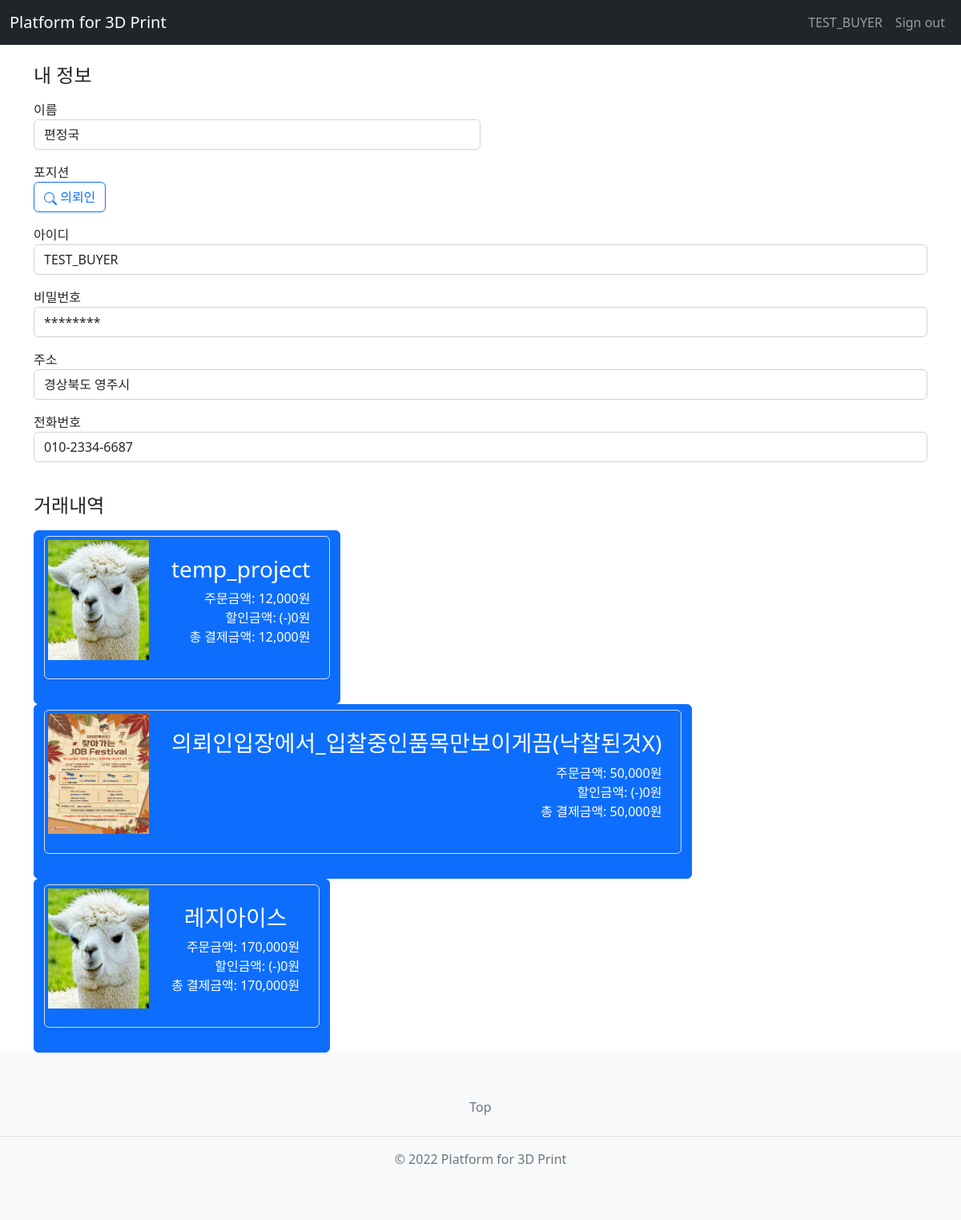
The app's page /common/mypage/ (signed in), older data.
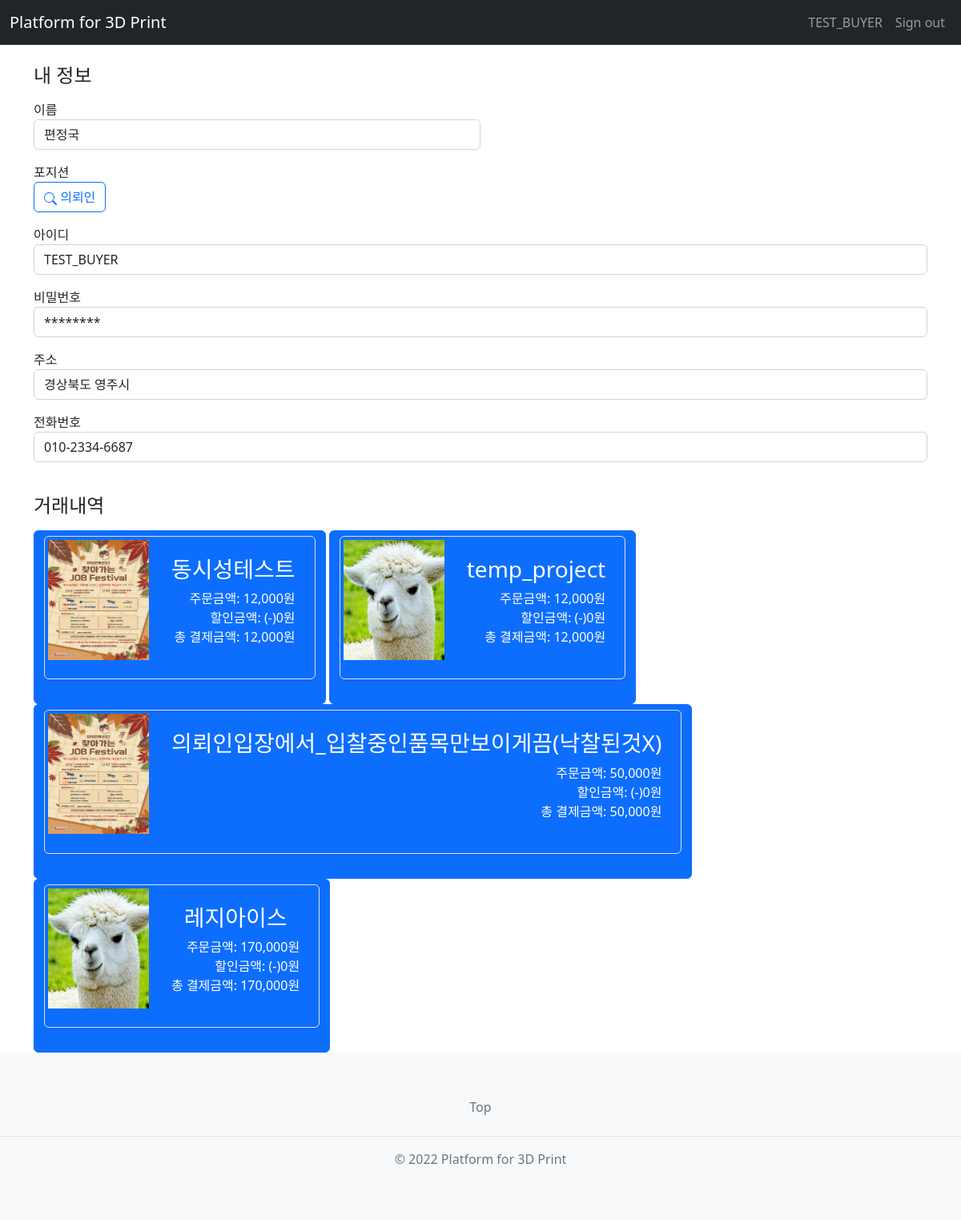
The same page, newer data.
### trade/models.py (models this page shows)
class Trade(models.Model):
    trade_id = models.UUIDField(primary_key=True, default=uuid.uuid4, editable=False)
    estimate_id = models.OneToOneField(Estimate, on_delete=models.CASCADE)
    bid_id = models.OneToOneField(Bid, on_delete=models.CASCADE)
    success_date = models.DateTimeField()
    product_state = models.CharField(max_length= 20)

class Estimate(models.Model):
    estimate_id = models.UUIDField(primary_key=True, default=uuid.uuid4, editable=False)
    buyer_id = models.ForeignKey(User, on_delete=models.CASCADE)
    project_name = models.CharField(max_length=200)
    material = models.CharField(max_length=15)
    method = models.CharField(max_length=15)
    pieces = models.IntegerField()
    detail = models.TextField()
    drawing = models.FileField()
    reg_date = models.DateTimeField()
    canBid = models.BooleanField(default=True)

class Bid(models.Model):
    bid_id = models.UUIDField(primary_key=True, default=uuid.uuid4, editable=False)
    seller_id = models.ForeignKey(User, on_delete=models.CASCADE)
    estimate_id = models.ForeignKey(Estimate, on_delete=models.CASCADE)
    price = models.IntegerField()
    bid_date = models.DateTimeField()
    finished = models.BooleanField()

### common/views.py (the view)
# urls.py: path('mypage/', views.mypage, name='mypage')
def mypage(request):
    user = request.user
    if user.flag == "SELLER":
        equipment = Equipment.objects.get(pk=user.equipment_id1)
        method = equipment.method
        materials = equipment.material.split('/')
        bid_log = Bid.objects.filter(seller_id=user, finished=True)
        trade_log = Trade.objects.filter(bid_id__in=bid_log).order_by('-success_date')
    elif user.flag == "BUYER":
        method, materials = '', ''
        estimate_log = Estimate.objects.filter(buyer_id=user)
        trade_log = Trade.objects.filter(estimate_id__in=estimate_log).order_by('-success_date')
    return render(request, 'common/temp/마이페이지.html', {
                                                        'method': method,
                                                        'materials': materials,
                                                        'trade_log': trade_log,
                                                        })

### common/templatetags/userInfoConverter.py (called while the page is built)
@register.filter
@stringfilter
def convertPassword(value):
    value = "********"
    return value

@register.filter
@stringfilter
def char_DashFormatting(value):
    PHONE, TEL = 11, 10
    if len(value) == PHONE:
        return f"{value[:3]}-{value[3:7]}-{value[7:]}"
    elif len(value) == TEL:
        return f"{value[:3]}-{value[3:6]}-{value[6:]}"

### templates/common/temp/마이페이지.html (shortened to what this page needs)
{% extends 'base.html' %}
{% load userInfoConverter %}
{% load humanize %}
{% load static %}
{% block content %}
    <div class="container">
        <div class="input-form col-md-12 mx-auto"><br>
            <h4 class="mb-3">
                내 정보
            </h4>
            <form class="mypage-form" method="post" action="">
                <div class="col-md-6 mb-3">
                    <label for="first_name">이름</label>
                    <label type="text" class="form-control" name="first_name" id="first_name" value="" required> {{user.first_name}} </label>
                </div>
                <div class="col-md-6 mb-3">
                    <label for="position">포지션</label><br>
                    <div class="btn-group" role="group" aria-label="Basic checkbox toggle button group">
                        {% if user.flag == "BUYER" %}
                        <label class="btn btn-outline-primary" for="btncheck1">
                            의뢰인
                        </label>
                        {% endif %}
                    </div>
                </div>
                <div class="mb-3">
                    <label for="username">아이디</label>
                    <label type="text" class="form-control" name="username" id="username" value="" required> {{ user.username }} </label>
                </div>
                <div class="mb-3">
                    <label for="password1">비밀번호</label>
                    <label type="password" class="form-control" name="password" id="password" value="213" required>{{ user.password | convertPassword }} </label>
                </div>
                <div class="mb-3">
                    <label for="address">주소</label>
                    <label type="text" class="form-control" name="address" id="address" value=""required> {{ user.address }} </label>
                </div>
                <div class="mb-3">
                    <label for="TEL">전화번호</label>
                    <label type="text" class="form-control" name="TEL" id="TEL" value="" required> {{ user.TEL | char_DashFormatting}} </label>
                </div>
            </form>
        </div>
        <div class="input-form col-md-12 mx-auto"><br>
            <h4 class="mb-3"> 거래내역 </h4>
            <form class="trade_history-form" method="post" action="">
                {% if user.flag == "BUYER" %}
                    {% for trade in trade_log %}
                        <button type="button" class="btn btn-primary" onclick="location.href='{% url 'trade:buy_complete' trade.bid_id.bid_id %}'">
                            <div class="row">
                                <div class="col">
                                <div class="row g-0 border rounded overflow-hidden flex-md-row mb-4 shadow-sm h-md-250 position-relative">
                                    <div class="col-auto d-none d-lg-block" style="text-align: center;">
                                        <div class="row p-1">
                                            <img style="width: 150px; height: 150px"src="{{ trade.estimate_id.drawing.url }}" alt="도안 이미지">
                                        </div>
                                    </div>
                                    <div class="col p-4 d-flex flex-column position-static">
                                        <h3 class="mb">{{ trade.estimate_id.project_name }}</h3>
                                        <div style="color: white; text-align: right;" >
                                            <p>주문금액: {{ trade.bid_id.price | intcomma }}원<br>
                                                할인금액: (-)0원<br>
                                                총 결제금액: {{ trade.bid_id.price | intcomma}}원</p>
                                        </div>
                                    </div>
                                </div>
                                </div>
                            </div>
                        </button>
                    {% endfor %}
                {% endif %}
            </form>
        </div>
    </div>
{% endblock %}

Row changes from the older to the newer data that the page shows:
added Trade: estimate_id.drawing (picture), estimate_id.project_name "동시성테스트", bid_id.price "12,000"
